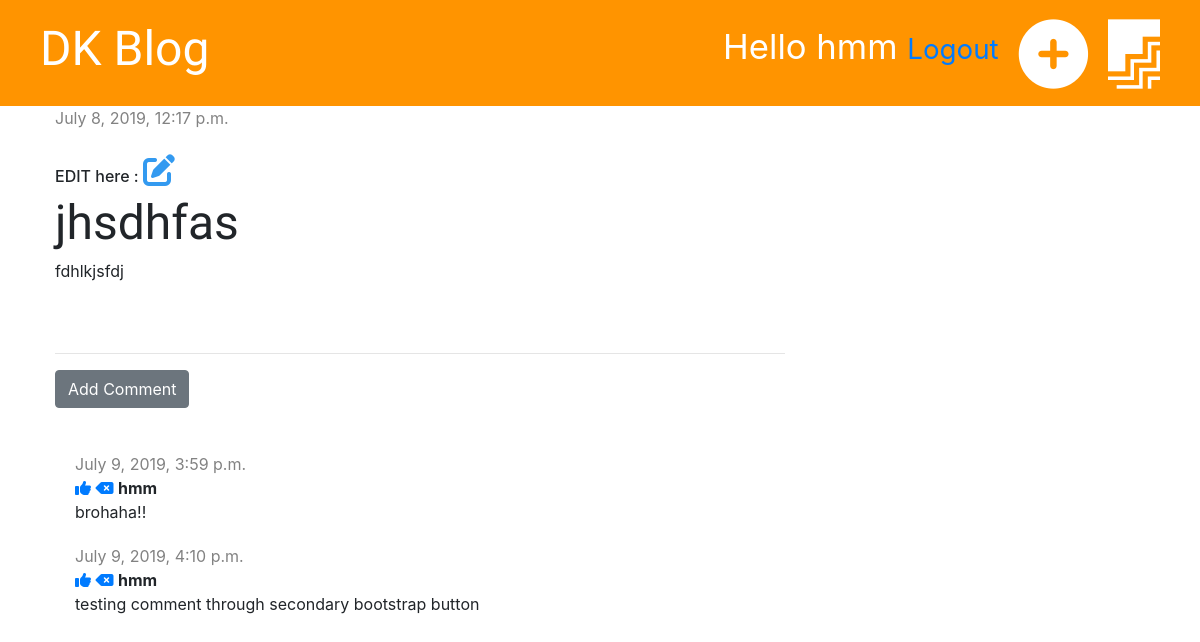
Before: /post/8/ (signed in) with the older database file.
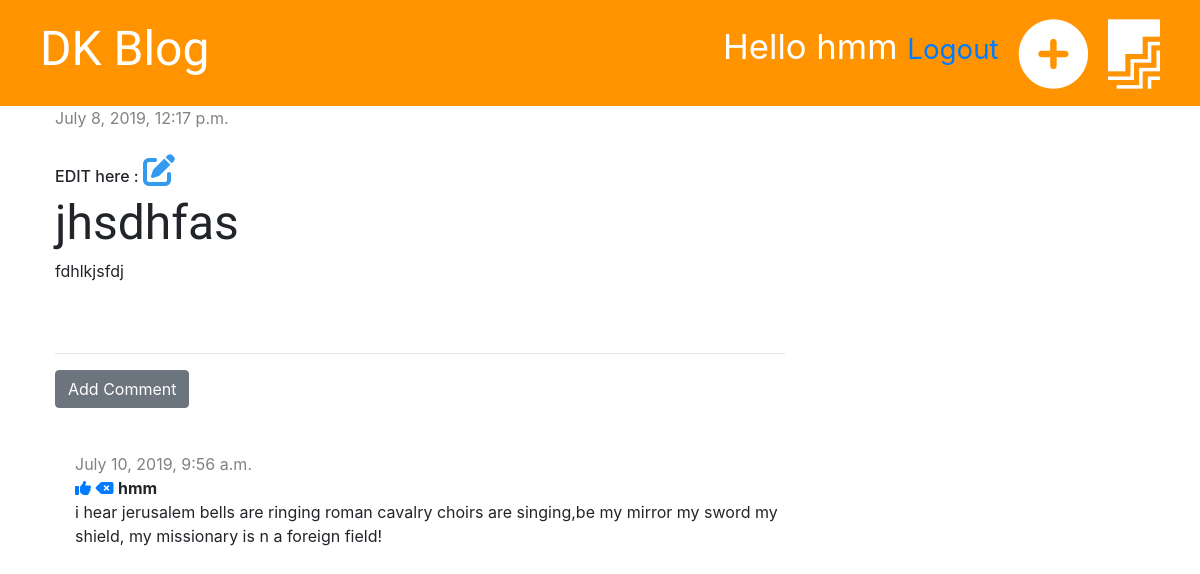
After: the same page with the newer database file.
### blog/models.py (models this page shows, shortened)
class Post(models.Model):
    author = models.ForeignKey('auth.User' , on_delete=models.CASCADE)
    title = models.CharField(max_length=200)
    text = models.TextField()
    created_date = models.DateTimeField(default=timezone.now)
    published_date = models.DateTimeField(blank=True, null=True)

class Comment(models.Model):
    post = models.ForeignKey('blog.Post', on_delete=models.CASCADE, related_name='comments')
    author = models.CharField(max_length=200)
    text = models.TextField()
    created_date = models.DateTimeField(default=timezone.now)
    approved = models.BooleanField(default=False)

### blog/views.py (the view)
# urls.py: path('post/<int:pk>/', views.post_detail, name='post_detail'),
def post_detail(request,pk):
    post = get_object_or_404(Post,pk=pk)
    stuff_for_frontend = {'post':post}
    return render(request, 'blog/post_detail.html', stuff_for_frontend)

### blog/templates/blog/post_detail.html (shortened to what this page needs)
{% extends 'blog/base.html'%}
{% block content%}
    <div class="post">
        {% if post.published_date %}
                <div class="date">
                    {{post.published_date}}
                </div>
        {% else %}
                <a href="{% url 'post_publish' pk=post.pk %}" class="btn btn-primary">Publish</a>
        {% endif %}
        <br>
        {% if user.is_authenticated %}
            <h6>EDIT here :  <a href="{% url 'post_edit' pk=post.pk %}"><i class="fas fa-edit fa-2x fa-spin" style="color: #339af0;"></i></a></h6>
        {% endif %}
        <h1>{{post.title}}</h1>
        <p>{{post.text|linebreaksbr }}</p>
    </div>
    <hr>
    <a href="{% url 'add_comment_to_post' pk=post.pk %}" class="btn btn-secondary">Add Comment</a>
    <br>
    <br>
    {% for comment in post.comments.all %}
        {% if user.is_authenticated or comment.approved %}
            <div class="comment">
                <div class="date">
                    {{ comment.created_date }}
                </div>
                {% if not comment.approved  and user.is_superuser %}
                <a href="{% url 'comment_approve' pk=comment.pk %}"><i class="fas fa-thumbs-up"></i></a>
                <a href="{% url 'comment_remove' pk=comment.pk %}" <i class="fas fa-backspace"></i></a>
                {% endif %}
                <strong>{{comment.author}}</strong>
                <P>{{comment.text}}</P>
            </div>
        {% endif %}
    {% empty %}
        <p>NO comments yet.....</p>
    {% endfor %}
{% endblock %}

### blog/templates/blog/base.html (shortened to what this page needs)
{% load staticfiles %}
<!DOCTYPE html>
<html lang="en">
<head>
    <link href="https://stackpath.bootstrapcdn.com/bootstrap/4.3.1/css/bootstrap.min.css" rel="stylesheet">
    <link rel="stylesheet" href="{% static 'css/blog.css'%}">
</head>
<body>
<div class="page-header">
    {% if user.is_authenticated %}
        <a href="{% url 'post_draft_list' %}" class="top-menu"><i class="fab fa-firstdraft fa-2x" ></i></a>
        <a href="{% url 'post_new' %}" class="top-menu"><i class="fas fa-plus-circle fa-2x" style="color: white;"></i></a>
        <p class="top-menu">Hello {{user.username}} <small><a href="{% url 'logout' %}">Logout</a></small></p>
    {% else %}
        <a href="{% url 'login' %}" class="top-menu"><i class="fab fa-invision fa-2x"></i></a>
    {% endif %}
    <h1><a href="/">DK Blog</a></h1>
</div>
<div class="content container">
    <div class="row">
        <div class="col-md-8">
            {% block content %}
            {% endblock %}
        </div>
    </div>
</div>
</body>
</html>

### blog/static/css/blog.css (style rules this page uses)
.page-header { background-color: #ff9400; margin-top: 0; padding: 20px 20px 20px 40px; }
.page-header h1 a { color: white; font-size:36pt; text-decoration:none; }
h1,h2,h3,h4 { font-family: 'Tangerine', 'Inconsolata', 'Droid Sans', serif; font-size:48px; }
.content { margin-left:40px; }
.date { color: #828282; }
.post { margin-bottom: 70px; }
.top-menu { color: #ffffff; float: right; font-size: 26pt; margin-right: 20px; }
.comment { margin: 20px 0px 20px 20px; }

Changed rows visible on the page:
removed Comment: created_date "July 9, 2019, 3:59 p.m.", approved False (drawn), author "hmm", text "brohaha!!"
removed Comment: created_date "July 9, 2019, 4:10 p.m.", approved False (drawn), author "hmm", text "testing comment through secondary bootstrap button"
added Comment: created_date "July 10, 2019, 9:56 a.m.", approved False (drawn), author "hmm", text "i hear jerusalem bells are ringing roman cavalry choirs are singing,be my mirror my sword my shield, my missionary is n a foreign field!"
